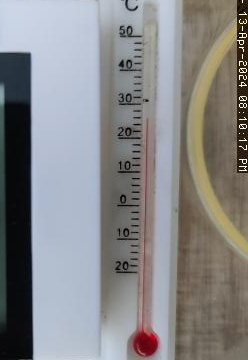
#> input picture thermometer.jpg, 248 x 360 px
$ python temeprature_sensor.py
#> lines starting #> are read from the running program, lines starting #| are printed output that depends on the picture; after the words box and inside, x2 and y2 are one past the last pixel; in counts of white or black regions, pixels touching at a corner belong together
import cv2
import numpy as np

def measure_mercury_length(image_path):
    # Load the image
#> called with image_path = 'thermometer.jpg'
    image = cv2.imread(image_path)
#> image is the input picture: shape (360, 248, 3); mean B, G, R 134.9, 134.1, 134.2

    # Convert the image to HSV for better color segmentation
    hsv = cv2.cvtColor(image, cv2.COLOR_BGR2HSV)
#> hsv: shape (360, 248, 3); mean H, S, V 70.7, 44.8, 145.1

    # Define the range of red color in HSV
    lower_red = np.array([0, 50, 50])
    upper_red = np.array([10, 255, 255])
    lower_red2 = np.array([170, 50, 50])
    upper_red2 = np.array([180, 255, 255])

    # Create masks for red color
    mask1 = cv2.inRange(hsv, lower_red, upper_red)
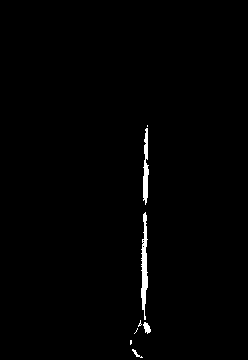
#> mask1: shape (360, 248); 0.96% white; 8 white regions (4 under 20 px), largest, box (x1, y1, x2, y2) and area: (141, 212, 148, 320) 446, (143, 128, 149, 205) 293, (143, 322, 151, 334) 58, (132, 349, 143, 358) 30
    mask2 = cv2.inRange(hsv, lower_red2, upper_red2)
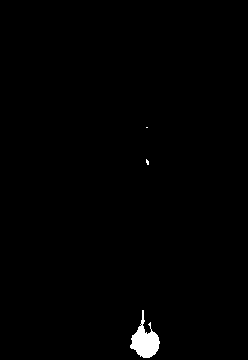
#> mask2: shape (360, 248); 0.79% white; 3 white regions (2 under 20 px), largest, box (x1, y1, x2, y2) and area: (130, 310, 160, 358) 693
    mask = cv2.bitwise_or(mask1, mask2)
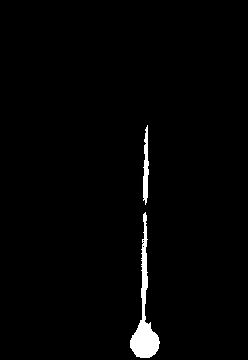
#> mask: shape (360, 248); 1.8% white; 2 white regions

    # Find contours in the mask
    contours, _ = cv2.findContours(mask, cv2.RETR_EXTERNAL, cv2.CHAIN_APPROX_SIMPLE)
#> contours = 2 contours; box (x1, y1, x2, y2) and area: (130, 212, 160, 358) 1098, (143, 125, 149, 205) 229

    if contours:
        # Assuming the largest contour corresponds to the mercury bulb at the base
        mercury_contour = max(contours, key=cv2.contourArea)
#> mercury_contour = contour of 123 points, box (x1, y1, x2, y2) (130, 212, 160, 358), area 1098
        x, y, w, h = cv2.boundingRect(mercury_contour)
#> x = 130; y = 212; w = 30; h = 146

        # Crop the thermometer from the bulb to the top to analyze the column
        thermometer_column = mask[y:y+h, x:x+w]
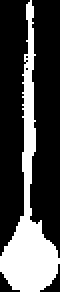
#> thermometer_column: shape (146, 30) (shown 2 times larger); 28.6% white; 1 white region, box (x1, y1, x2, y2) and area: (0, 0, 30, 146) 1253

        # Iterate through the column from bottom to top until a non-red area is detected
        length_pixels = 0
        for row in range(h-1, -1, -1):
            length_pixels += 1
            if np.all(thermometer_column[row] == 0):  # Check for the first non-red row
                length_pixels = h - row
                break

        # Draw the contour and markers for visualization
        cv2.drawContours(image, [mercury_contour], -1, (0, 255, 0), 2)
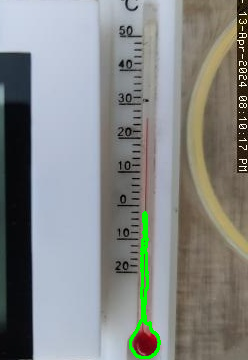
#> image: shape (360, 248, 3); 1.15% of pixels changed, all inside (x1, y1, x2, y2) = (129, 211, 161, 359)
        cv2.line(image, (x, y + h), (x + w, y + h), (255, 0, 0), 2)  # blue line at the bottom
#> image: shape (360, 248, 3); 0.11% of pixels changed, all inside (x1, y1, x2, y2) = (129, 357, 162, 360)
        cv2.line(image, (x, y + row), (x + w, y + row), (255, 255, 0), 2)  # yellow line at the transition
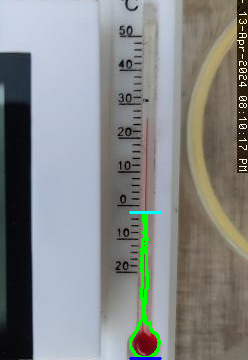
#> image: shape (360, 248, 3); mean B, G, R 133.9, 135.6, 132.2

        # Save the image with contours drawn for verification
        cv2.imwrite('contoured_image.jpg', image)

        return length_pixels
    else:
        return 0  # Return 0 if no contours are found

# Use the function with the path to your image
image_path = 'thermometer.jpg'  # Replace with your image path
length = measure_mercury_length(image_path)
#> length = 146
print(f"The length of the red mercury column is {length:.2f} pixels.")
#| The length of the red mercury column is 146.00 pixels.

$ run again, with failsafeframe_20240413_201018.jpg copied over thermometer.jpg
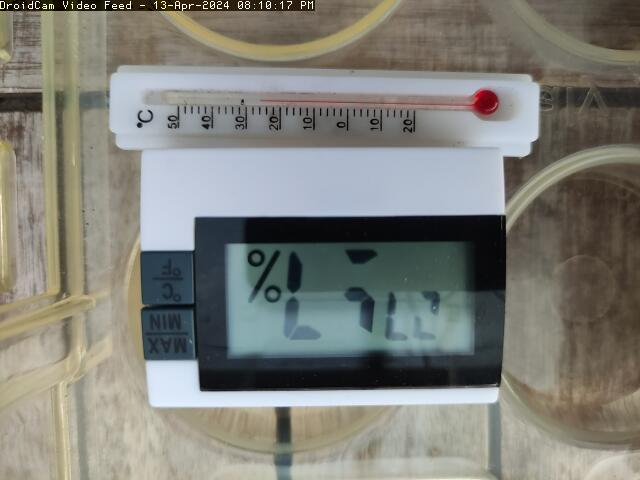
#> input picture failsafeframe_20240413_201018.jpg, 640 x 480 px
#> in measure_mercury_length, image is the input picture: shape (480, 640, 3); mean B, G, R 120.5, 127.7, 127.6
#> hsv: shape (480, 640, 3); mean H, S, V 52, 49.2, 135.4
#> in measure_mercury_length, `mask1 = cv2.inRange(hsv, lower_red, upper_red)`:
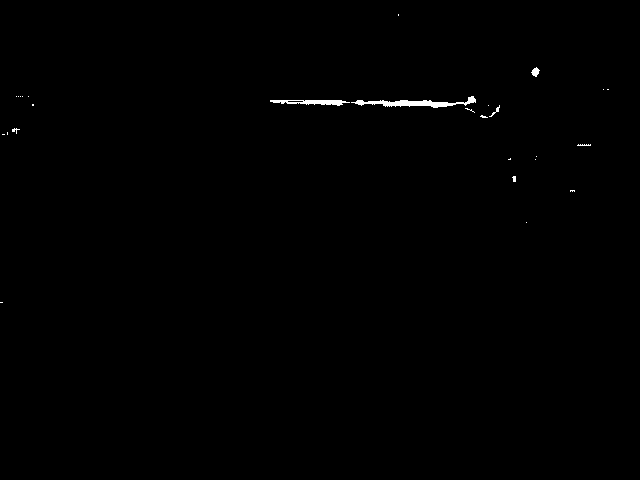
#> mask1: shape (480, 640); 0.34% white; 27 white regions (21 under 20 px), largest, box (x1, y1, x2, y2) and area: (351, 96, 476, 108) 544, (270, 100, 350, 106) 289, (531, 67, 540, 77) 53, (489, 105, 500, 117) 30, (577, 144, 591, 146) 21, (12, 128, 20, 134) 20
#> mask2: shape (480, 640); 0.23% white; 5 white regions (4 under 20 px), largest, box (x1, y1, x2, y2) and area: (453, 88, 500, 118) 675
#> mask: shape (480, 640); 0.57% white; 23 white regions (18 under 20 px)
#> contours = 23 contours, 20 with area under 20; largest, box (x1, y1, x2, y2) and area: (351, 88, 500, 118) 1120, (266, 100, 350, 106) 226, (531, 67, 540, 77) 42
#> mercury_contour = contour of 146 points, box (x1, y1, x2, y2) (351, 88, 500, 118), area 1120
#> x = 351; y = 88; w = 149; h = 30
#> thermometer_column: shape (30, 149); 28.7% white; 1 white region, box (x1, y1, x2, y2) and area: (0, 0, 149, 30) 1283
#> in measure_mercury_length, `cv2.line(image, (x, y + row), (x + w, y + row), (255, 255, 0), 2)`:
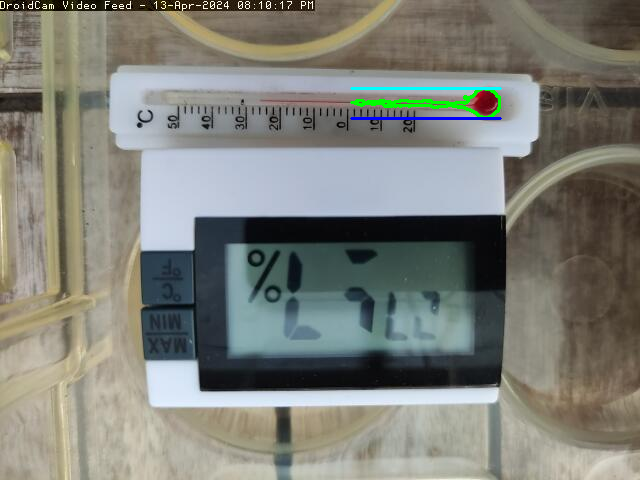
#> image: shape (480, 640, 3); mean B, G, R 120.5, 128.1, 126.6
#| The length of the red mercury column is 30.00 pixels.
